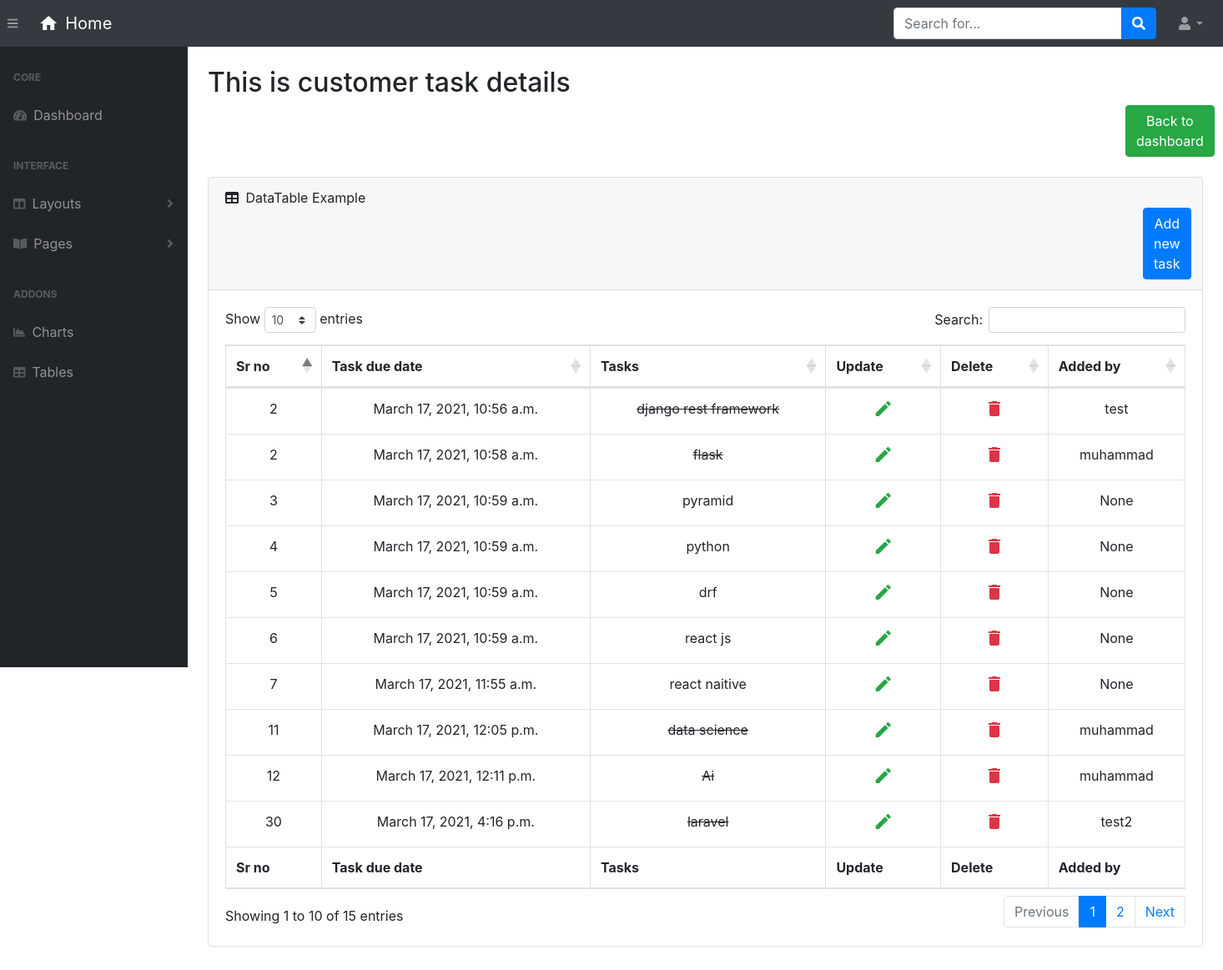
Page /task/ on the committed database.
### task/models.py (models this page shows)
class Task(models.Model):
 	serial_number= models.IntegerField()
 	task_due_date= models.DateTimeField(auto_now_add=True)
 	task= models.CharField(max_length=100)
 	added_by= models.ForeignKey(Customer, on_delete=models.CASCADE, null=True)
 	complete= models.BooleanField(default=False)
 	def __str__(self):
 		return self.task

class Customer(models.Model):
    first_name=models.CharField(max_length=70)
    last_name=models.CharField(max_length=70)
    email=models.EmailField()
    added_by = models.ForeignKey(User, on_delete = models.CASCADE, null = True)
    def __str__(self):
        return self.first_name

### task/views.py (the view)
# urls.py: path('', include('task.urls')),
def task(request):
	tasks=Task.objects.all()
	form=TaskForm()
	if request.method=='POST':
		form=TaskForm(request.POST)
		if form.is_valid():
			form.save()
			return redirect('task')
	return render(request,'task/task.html',{'form':form,'tasks':tasks})

### task/forms.py
class TaskForm(forms.ModelForm):
	class Meta:
		model=Task
		fields='__all__'

### task/templates/task/task.html (shortened to what this page needs)
{% load static %}
{% load crispy_forms_tags %}
{% include 'task/inc/head.inc.html' %}
    <body class="sb-nav-fixed">
        {% include 'task/inc/navbar.inc.html' %}
        <div id="layoutSidenav">
            <div id="layoutSidenav_nav">
                {% include 'task/inc/sidebar.inc.html' %}
            </div>
            <div id="layoutSidenav_content" >
                <div class="row">
                    <div class="col-lg-12 py-4">
                        <div class="container-fluid">
                            <h2>This is customer task details </h2>
                               <div style="margin-left: 1100px">
                                        <a href="{% url 'home page' %}" class="btn btn-success">Back to dashboard</a>
                                </div>
                            <br>
                            <div class="card mb-4">
                                <div class="card-header">
                                    <i class="fas fa-table mr-1"></i>
                                    DataTable Example
                                    <a  data-toggle="modal" data-target="#taskModel" class="btn btn-primary" style="margin-left: 1100px">Add new task </a>
                                </div>
                                <div class="card-body">
                                    <div class="table-responsive">
                                        <table class="table table-bordered text-center" id="dataTable" width="100%" cellspacing="0">
                                            <thead>
                                                <tr>
                                                    <th>Sr no</th>
                                                    <th>Task due date </th>
                                                    <th>Tasks</th>
                                                    <th>Update</th>
                                                    <th>Delete</th>
                                                    <th>Added by</th>
                                                </tr>
                                            </thead>
                                            <tfoot>
                                                    <th>Sr no</th>
                                                    <th>Task due date </th>
                                                    <th>Tasks</th>
                                                    <th>Update</th>
                                                    <th>Delete</th>
                                                    <th>Added by</th>
                                            </tfoot>
                                            <tbody>
                                                {% for task in tasks %}
                                                <tr>
                                                    <td>{{task.serial_number}}</td>
                                                    <td>{{task.task_due_date}}</td>
                                                    <td>
                                                        {% if task.complete == True %}
                                                          <strike>{{task}}</strike>
                                                        {% else %}
                                                        <span>{{task.task}}</span>
                                                        {% endif %}
                                                    </td>
                                                    <td>
                                                      <a href="{% url 'edit' task.id %}">
                                                        <i class="material-icons text-success">edit</i>
                                                      </a>
                                                    </td>
                                                    <td>
                                                        <a href="{% url 'delete' task.id %}" style="text-decoration: none;">
                                                           <i class="material-icons text-danger">delete</i>
                                                        </a>
                                                    </td>
                                                    <td>{{task.added_by}}</td>
                                                </tr>
                                                {% endfor %}
                                            </tbody>
                                        </table>
                                    </div>
                                </div>
                            </div>
                        </div>
                    </div>
                </div>
            </div>
        </div>
    </body>
</html>

### task/templates/task/inc/head.inc.html (shortened to what this page needs)
{% load static %}
{% load crispy_forms_tags %}
<!DOCTYPE html>
<html lang="en">
    <head>
        <link href="{% static 'task/css/styles.css' %}" rel="stylesheet" />
        <link href="https://cdn.datatables.net/1.10.20/css/dataTables.bootstrap4.min.css" rel="stylesheet" />
    </head>

### task/templates/task/inc/navbar.inc.html (shortened to what this page needs)
<nav class="sb-topnav navbar navbar-expand navbar-dark bg-dark">
    <button class="btn btn-link btn-sm order-1 order-lg-0" id="sidebarToggle" href="#"><i class="fas fa-bars"></i></button>
    <a class="navbar-brand d-flex align-items-center" href="{% url 'home page' %}">
        <i class="material-icons mr-2">home</i>
        Home
    </a>
    <form class="d-none d-md-inline-block form-inline ml-auto mr-0 mr-md-3 my-2 my-md-0">
        <div class="input-group">
            <input class="form-control" type="text" placeholder="Search for..." aria-label="Search" aria-describedby="basic-addon2" />
            <div class="input-group-append">
                <button class="btn btn-primary" type="button"><i class="fas fa-search"></i></button>
            </div>
        </div>
    </form>
    <ul class="navbar-nav ml-auto ml-md-0">
        <li class="nav-item dropdown">
            <a class="nav-link dropdown-toggle" id="userDropdown" href="#" role="button" data-toggle="dropdown" aria-haspopup="true" aria-expanded="false"><i class="fas fa-user fa-fw"></i></a>
        </li>
    </ul>
</nav>

### task/templates/task/inc/sidebar.inc.html (shortened to what this page needs)
<nav class="sb-sidenav accordion sb-sidenav-dark" id="sidenavAccordion">
    <div class="sb-sidenav-menu">
        <div class="nav">
            <div class="sb-sidenav-menu-heading">Core</div>
            <a class="nav-link" href="index.html">
                <div class="sb-nav-link-icon"><i class="fas fa-tachometer-alt"></i></div>
                Dashboard
            </a>
            <div class="sb-sidenav-menu-heading">Interface</div>
            <a class="nav-link collapsed" href="#" data-toggle="collapse" data-target="#collapseLayouts" aria-expanded="false" aria-controls="collapseLayouts">
                <div class="sb-nav-link-icon"><i class="fas fa-columns"></i></div>
                Layouts
                <div class="sb-sidenav-collapse-arrow"><i class="fas fa-angle-down"></i></div>
            </a>
            <a class="nav-link collapsed" href="#" data-toggle="collapse" data-target="#collapsePages" aria-expanded="false" aria-controls="collapsePages">
                <div class="sb-nav-link-icon"><i class="fas fa-book-open"></i></div>
                Pages
                <div class="sb-sidenav-collapse-arrow"><i class="fas fa-angle-down"></i></div>
            </a>
            <div class="sb-sidenav-menu-heading">Addons</div>
            <a class="nav-link" href="charts.html">
                <div class="sb-nav-link-icon"><i class="fas fa-chart-area"></i></div>
                Charts
            </a>
            <a class="nav-link" href="tables.html">
                <div class="sb-nav-link-icon"><i class="fas fa-table"></i></div>
                Tables
            </a>
        </div>
    </div>
</nav>

### task/templates/task/inc/bottomLinks.inc.html (shortened to what this page needs)
{% load static %}

### rows in the picture
Task: serial_number "2", task_due_date "March 17, 2021, 10:56 a.m.", task "django rest framework", added_by "test"
Task: serial_number "2", task_due_date "March 17, 2021, 10:58 a.m.", task "flask", added_by "muhammad"
Task: serial_number "3", task_due_date "March 17, 2021, 10:59 a.m.", task "pyramid", added_by "None"
Task: serial_number "4", task_due_date "March 17, 2021, 10:59 a.m.", task "python", added_by "None"
Task: serial_number "5", task_due_date "March 17, 2021, 10:59 a.m.", task "drf", added_by "None"
Task: serial_number "6", task_due_date "March 17, 2021, 10:59 a.m.", task "react js", added_by "None"
Task: serial_number "7", task_due_date "March 17, 2021, 11:55 a.m.", task "react naitive", added_by "None"
Task: serial_number "11", task_due_date "March 17, 2021, 12:05 p.m.", task "data science", added_by "muhammad"
Task: serial_number "12", task_due_date "March 17, 2021, 12:11 p.m.", task "Ai", added_by "muhammad"
Task: serial_number "30", task_due_date "March 17, 2021, 4:16 p.m.", task "laravel", added_by "test2"
